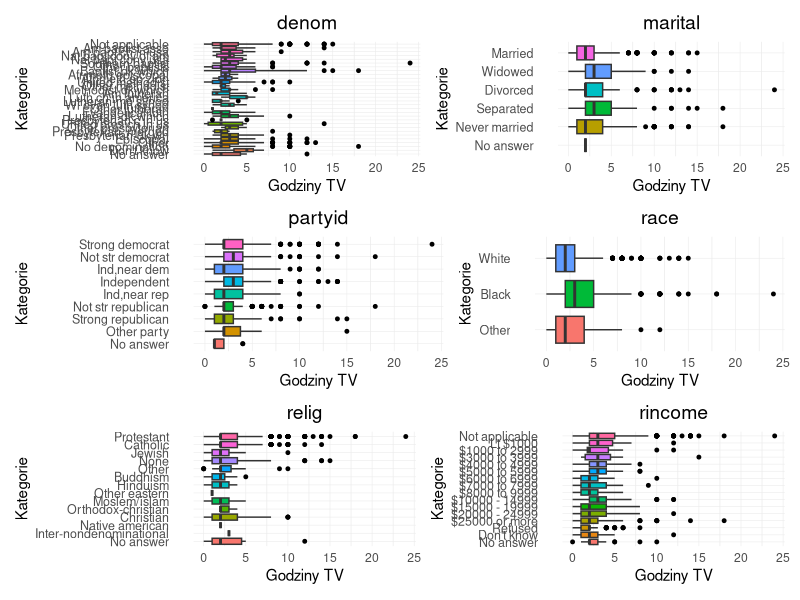
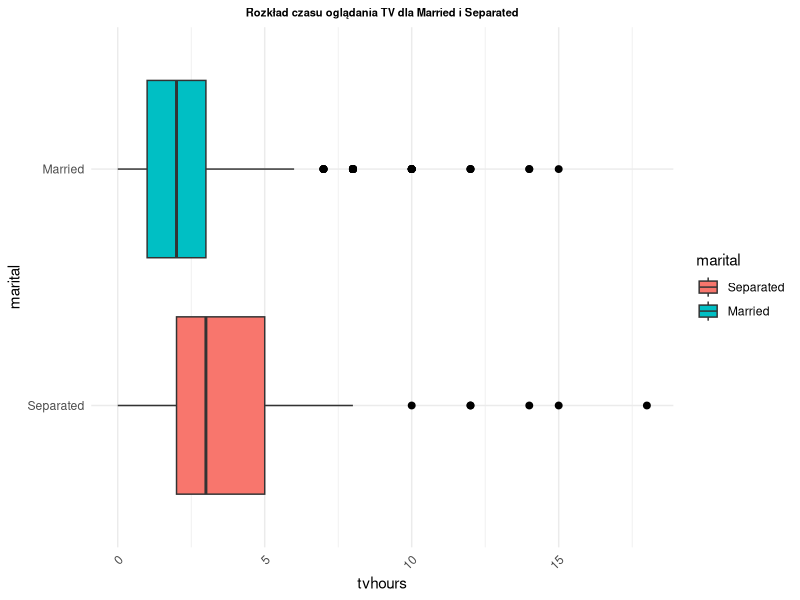
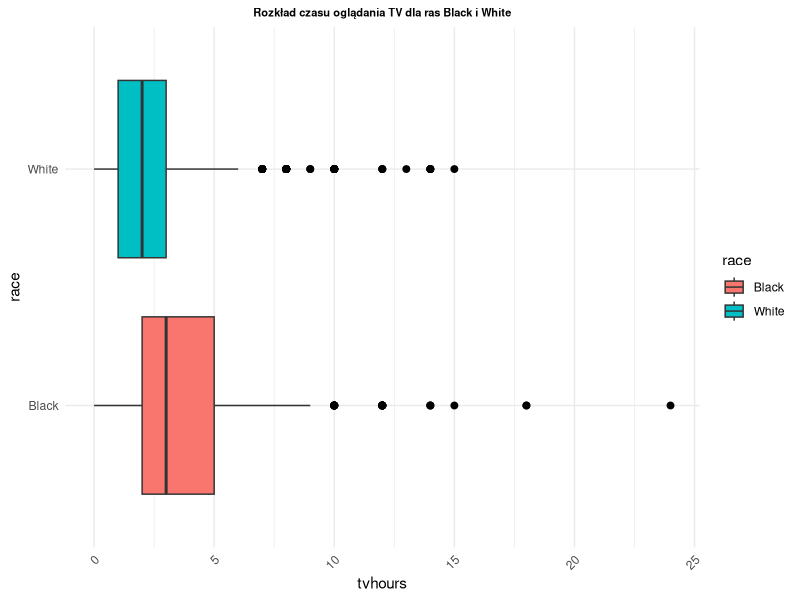
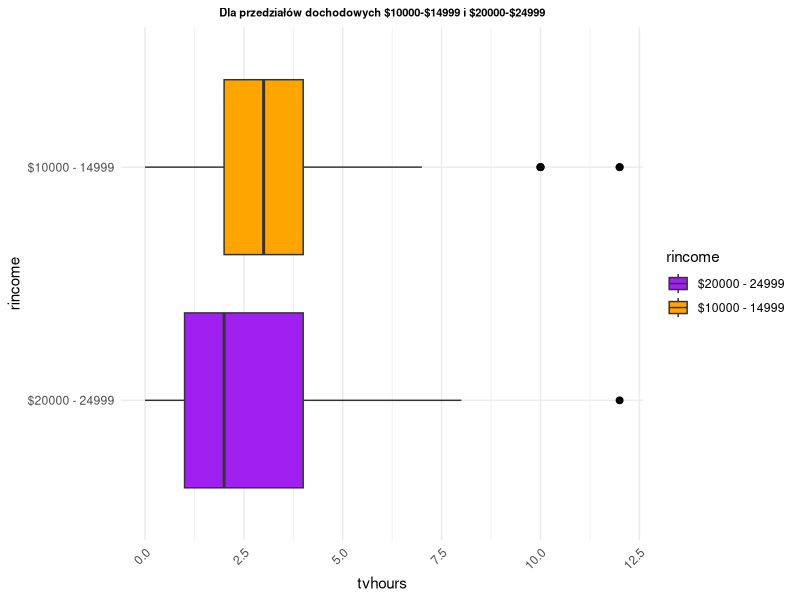
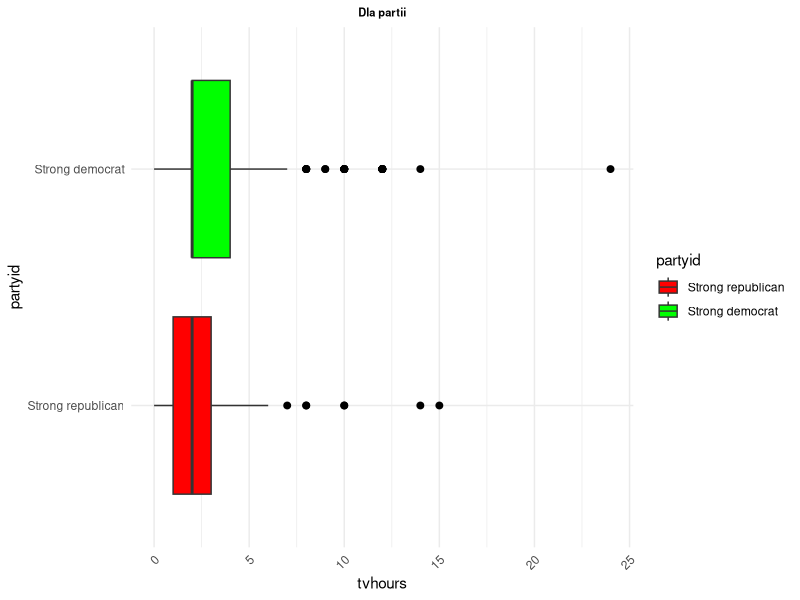
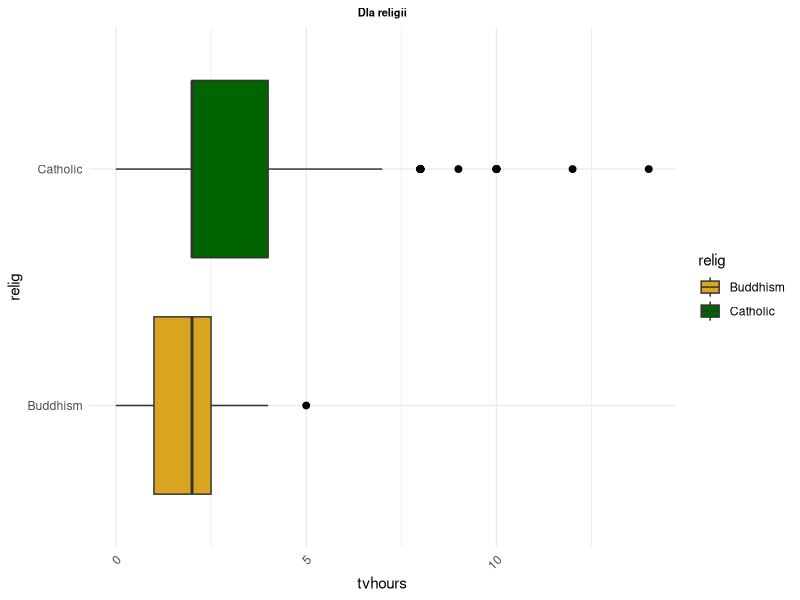
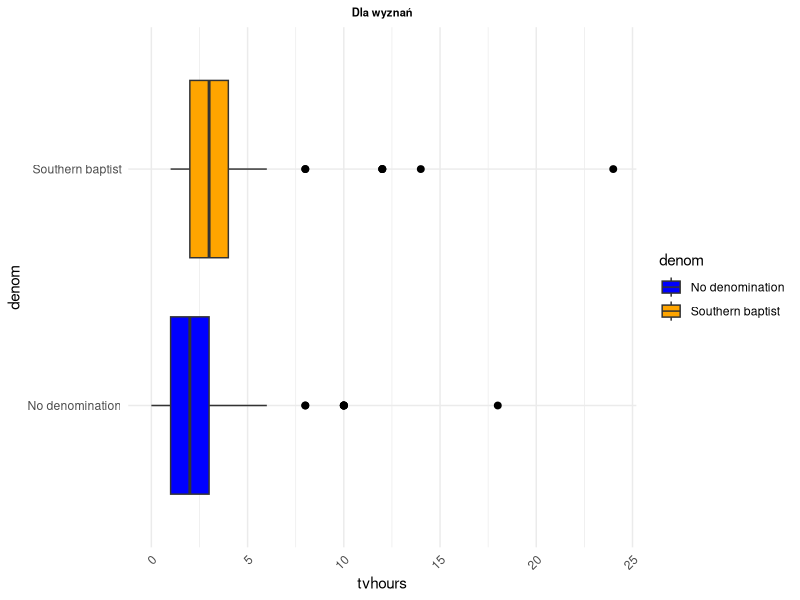

These charts were generated, in order, by the following R code:
## ---- chunk 1
knitr::opts_chunk$set(echo = TRUE)
library(skimr)
library(tidyverse)
library(ggplot2)
library(patchwork)
library(knitr)
## ---- chunk 2
library(forcats)
data(gss_cat)
dane <- gss_cat
## ---- chunk 3
dane_summary <- skim(dane)
dane_summary
## ---- chunk 4

dane_2006 <- dane %>% 
  filter(year == 2006) %>% 
  select(denom, marital, partyid, race, relig, rincome, tvhours)
  
## ---- chunk 5
create_boxplot <- function(data, x_var, y_var) {
  ggplot(data, aes(x = .data[[x_var]], y = .data[[y_var]], fill = .data[[x_var]])) +
    geom_boxplot(outlier.color = "black", outlier.size = 1) +
    theme_minimal() +
    coord_flip() +
    theme(
      axis.text.y = element_text(size = 9, margin = margin(r = 15)),
      legend.position = "none",
      plot.title = element_text(hjust = 0.5, size = 14),
      panel.grid.major = element_line(size = 0.2)
    ) +
    labs(x = "Kategorie", y = "Godziny TV", title = paste(x_var))
}


plot1 <- create_boxplot(dane_2006, "denom", "tvhours")
plot2 <- create_boxplot(dane_2006, "marital", "tvhours")
plot3 <- create_boxplot(dane_2006, "partyid", "tvhours")
plot4 <- create_boxplot(dane_2006, "race", "tvhours")
plot5 <- create_boxplot(dane_2006, "relig", "tvhours")
plot6 <- create_boxplot(dane_2006, "rincome", "tvhours")



(plot1 | plot2) / (plot3 | plot4) / (plot5 | plot6)
## ---- chunk 6
dane_matrymonialne <- dane_2006 %>% 
  filter(marital %in% c("Married", "Separated"))

dane_rasy <- dane_2006 %>% 
  filter(race %in% c("Black", "White"))

dane_dochod <- dane_2006 %>% 
  filter(rincome %in% c("$10000 - 14999", "$20000 - 24999"))

dane_polityka <- dane_2006 %>%
  filter(partyid %in% c("Strong democrat", "Strong republican"))

dane_religia <- dane_2006 %>%
  filter(relig %in% c("Catholic", "Buddhism"))

dane_wyznania <- dane_2006 %>% 
  filter(denom %in% c("No denomination", "Southern baptist"))

## ---- chunk 7
# Wykres dla status martymlonialnego
ggplot(dane_matrymonialne, aes(x = marital, y = tvhours, fill = marital)) + 
  geom_boxplot(outlier.color = "black", outlier.size = 2) +
  theme_minimal() + 
  coord_flip() +
  labs(
    title = "Rozkład czasu oglądania TV dla Married i Separated"
  ) +
  theme(
    plot.title = element_text(hjust = 0.5, size = 8, face = "bold"),
    axis.text.x = element_text(angle = 45, hjust = 1),
  )

#Wykres dla ras
ggplot(dane_rasy, aes(x = race, y = tvhours, fill = race)) + 
  geom_boxplot(outlier.color = "black", outlier.size = 2) +
  theme_minimal() + 
  coord_flip() +
  labs(
    title = "Rozkład czasu oglądania TV dla ras Black i White"
  ) +
  theme(
    plot.title = element_text(hjust = 0.5, size = 8, face = "bold"),
    axis.text.x = element_text(angle = 45, hjust = 1)
  )


#Wykres dla dochodu
ggplot(dane_dochod, aes(x = rincome, y = tvhours, fill = rincome)) + 
  geom_boxplot(outlier.color = "black", outlier.size = 2) +
  theme_minimal() + 
  coord_flip() +
  scale_fill_manual(
    values = c("$10000 - 14999" = "orange", "$20000 - 24999" = "purple")
  ) +
  labs(
    title = "Dla przedziałów dochodowych $10000-$14999 i $20000-$24999"
  ) +
  theme(
    plot.title = element_text(hjust = 0.5, size = 8, face = "bold"),
    axis.text.x = element_text(angle = 45, hjust = 1)
  )

#Wykres dla polityki
ggplot(dane_polityka, aes(x = partyid, y = tvhours, fill = partyid)) + 
  geom_boxplot(outlier.color = "black", outlier.size = 2) +
  theme_minimal() + 
  coord_flip() +
  scale_fill_manual(
    values = c("Strong democrat" = "green", "Strong republican" = "red")
  ) +
  labs(
    title = "Dla partii"
  ) +
  theme(
    plot.title = element_text(hjust = 0.5, size = 8, face = "bold"),
    axis.text.x = element_text(angle = 45, hjust = 1)
  )

# Wykres dla religii
ggplot(dane_religia, aes(x = relig, y = tvhours, fill = relig)) + 
  geom_boxplot(outlier.color = "black", outlier.size = 2) +
  theme_minimal() + 
  coord_flip() +
  scale_fill_manual(
    values = c("Catholic" = "darkgreen", "Buddhism" = "goldenrod")
  ) +
  labs(
    title = "Dla religii"
  ) +
  theme(
    plot.title = element_text(hjust = 0.5, size = 8, face = "bold"),
    axis.text.x = element_text(angle = 45, hjust = 1)
  )

# Wykres dla wyznań
ggplot(dane_wyznania, aes(x = denom, y = tvhours, fill = denom)) + 
  geom_boxplot(outlier.color = "black", outlier.size = 2) +
  theme_minimal() + 
  coord_flip() +
  scale_fill_manual(
    values = c("No denomination" = "blue", "Southern baptist" = "orange")
  ) +
  labs(
    title = "Dla wyznań"
  ) +
  theme(
    plot.title = element_text(hjust = 0.5, size = 8, face = "bold"),
    axis.text.x = element_text(angle = 45, hjust = 1)
  )


## ---- chunk 8
summary_marital <- dane_matrymonialne %>%
  group_by(marital) %>%
  summarise(
    liczba_osób = n(),
    średnia = mean(tvhours, na.rm = TRUE),
    mediana = median(tvhours, na.rm = TRUE),
    minimalna = min(tvhours, na.rm = TRUE),
    maksymalna = max(tvhours, na.rm = TRUE)
  )

summary_marital %>%
  kable(
    caption = "Statystyki opisowe dla statusu matrymonialnego (Divorced, Widowed)",
    col.names = c("Status matrymonialny", "Liczba osób", "Średnia", "Mediana", "Min", "Max")
  )


summary_race <- dane_2006 %>%
  filter(race %in% c("White", "Black")) %>%
  group_by(race) %>%
  summarise(
    liczba_osób = n(),
    średnia = mean(tvhours, na.rm = TRUE),
    mediana = median(tvhours, na.rm = TRUE),
    minimalna = min(tvhours, na.rm = TRUE),
    maksymalna = max(tvhours, na.rm = TRUE)
  )

summary_race %>%
  kable(
    caption = "Statystyki opisowe dla ras (White, Black)",
    col.names = c("Rasa", "Liczba osób", "Średnia", "Mediana", "Min", "Max")
  )

summary_income <- dane_2006 %>%
  filter(rincome %in% c("$10000 - 14999", "$20000 - 24999")) %>%
  group_by(rincome) %>%
  summarise(
    liczba_osób = n(),
    średnia = mean(tvhours, na.rm = TRUE),
    mediana = median(tvhours, na.rm = TRUE),
    minimalna = min(tvhours, na.rm = TRUE),
    maksymalna = max(tvhours, na.rm = TRUE)
  )

summary_income %>%
  kable(
    caption = "Statystyki opisowe dla przedziałów dochodowych ($10000 - $14999, $20000 - $24999)",
    col.names = c("Przedział dochodowy", "Liczba osób", "Średnia", "Mediana", "Min", "Max")
  )


summary_politics <- dane_2006 %>%
  filter(partyid %in% c("Strong democrat", "Strong republican")) %>%
  group_by(partyid) %>%
  summarise(
    liczba_osób = n(),
    średnia = mean(tvhours, na.rm = TRUE),
    mediana = median(tvhours, na.rm = TRUE),
    minimalna = min(tvhours, na.rm = TRUE),
    maksymalna = max(tvhours, na.rm = TRUE)
  )

summary_politics %>%
  kable(
    caption = "Statystyki opisowe dla deklaracji politycznej (Strong democrat, Strong republican)",
    col.names = c("Deklaracja polityczna", "Liczba osób", "Średnia", "Mediana", "Min", "Max")
  )

summary_religion <- dane_2006 %>%
  filter(relig %in% c("Catholic", "Buddhism")) %>%
  group_by(relig) %>%
  summarise(
    liczba_osób = n(),
    średnia = mean(tvhours, na.rm = TRUE),
    mediana = median(tvhours, na.rm = TRUE),
    minimalna = min(tvhours, na.rm = TRUE),
    maksymalna = max(tvhours, na.rm = TRUE)
  )

summary_religion %>%
  kable(
    caption = "Statystyki opisowe dla religii (Catholic, Buddhism)",
    col.names = c("Religia", "Liczba osób", "Średnia", "Mediana", "Min", "Max")
  )

summary_denomination <- dane_2006 %>%
  filter(denom %in% c("No denomination", "Southern baptist")) %>%
  group_by(denom) %>%
  summarise(
    liczba_osób = n(),
    średnia = mean(tvhours, na.rm = TRUE),
    mediana = median(tvhours, na.rm = TRUE),
    minimalna = min(tvhours, na.rm = TRUE),
    maksymalna = max(tvhours, na.rm = TRUE)
  )

summary_denomination %>%
  kable(
    caption = "Statystyki opisowe dla wyznania (No denomination, Southern baptist)",
    col.names = c("Wyznanie", "Liczba osób", "Średnia", "Mediana", "Min", "Max")
  )
## ---- chunk 9


